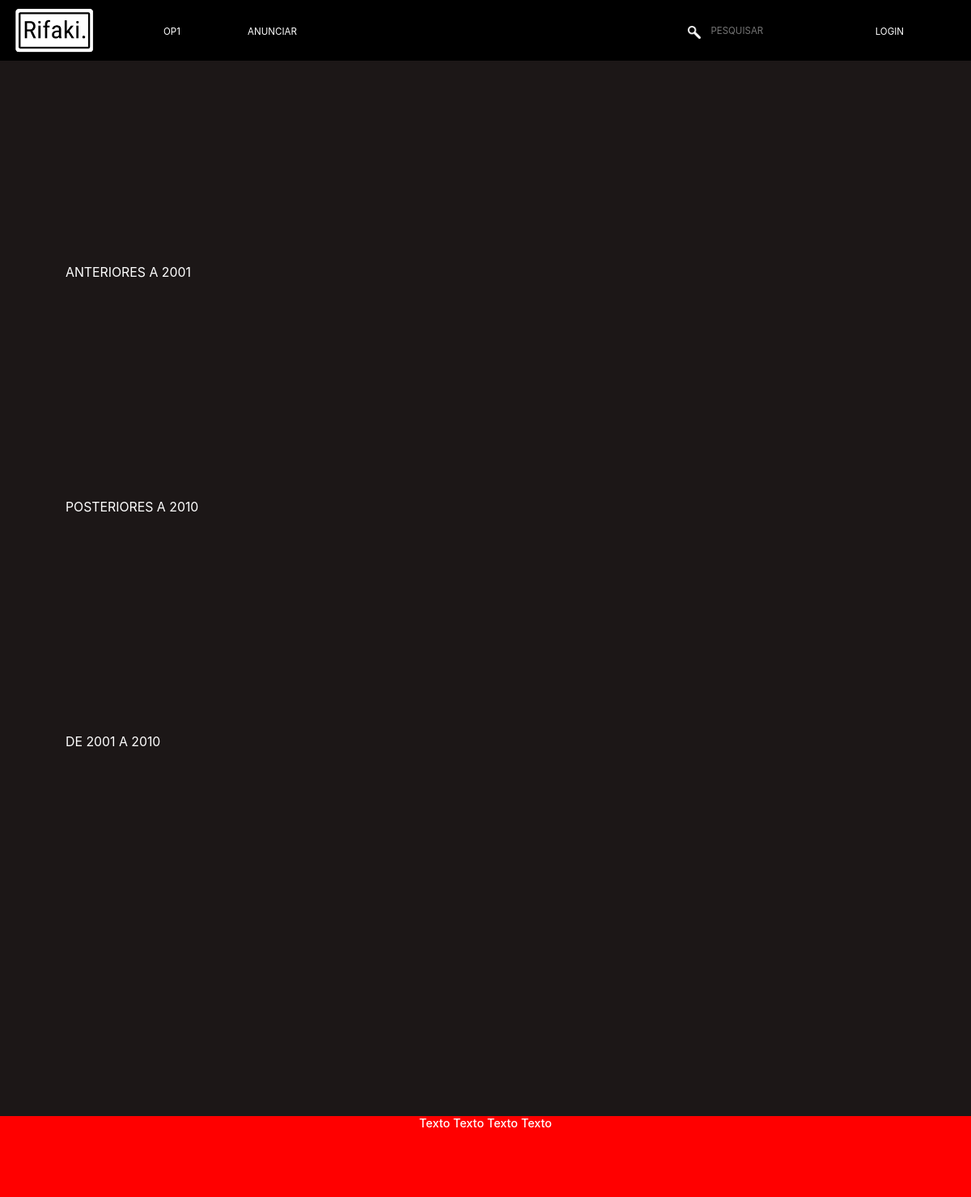
The page / on the database its author committed.
### cadastro/models.py (models this page shows, shortened)
class Categoria(models.Model):
    nome = models.CharField(max_length=40)
    nome_apresentavel = models.CharField(max_length=40)
    data_de_criacao = models.DateTimeField()
    index = models.IntegerField(default=0)
    criador = models.ForeignKey(User, on_delete=models.CASCADE)

### teste_rifaki/views.py (the view, shortened to what this page needs)
# urls.py: path('', views.IndexView.as_view(), name='index'),
def index(request):
    controlador_expositores.preencheExpositores()
    context = {'controlador_expositores': controlador_expositores}
    if request.user.is_authenticated:
        users_carrinho = Carrinho.objects.get(proprietario=request.user)
        itens = users_carrinho.itens.all()
        context['users_carrinho'] = users_carrinho
        context['itens_no_carrinho'] = itens
    query = ''
    resultados = None
    return render(request, 'teste_rifaki/html/index.html', context)

### cadastro/models.py (called while the page is built)
    @property
    def getFirstImage(self):
        return str(self.imagem1)

### teste_rifaki/myClasses.py (called while the page is built)
def listify(entrada):
    saida = entrada.split(',')
    comprimento = len(saida)
    saida = saida[:comprimento-1]  # tira o ultimo valor
    return saida

def randomOrdering(objects_list):
    equivalent_number_list = list(range(0, len(objects_list)))
    sorted_number_list = equivalent_number_list.copy()
    r.shuffle(sorted_number_list)
    sorted_objects_list = []
    for i, y in zip(equivalent_number_list, sorted_number_list):
        sorted_objects_list.append(objects_list[y])
    return sorted_objects_list

    def addAnuncio(self, Anuncio):
        self.listaDeAnuncios.append(Anuncio)

    @property
    def getAnuncios(self):  # retorna uma lista embaralhada de anuncioa a serem expostos
        return randomOrdering(self.listaDeAnuncios)

    @property
    def getNomeCategoria(self):
        return self.categoria.nome

    @property
    def getNomeApresentavelCategoria(self):
        return self.categoria.nome_apresentavel

    def clearExpositor(self):
        self.listaDeAnuncios = []

    def limpaExpositores(self, lista_expositores):
        for expositor in lista_expositores:
            expositor.clearExpositor()
        return lista_expositores

    @property
    def atualizaListaAnuncios(self):
        self.listaAnuncios = Anuncio.objects.all()
        return self.listaAnuncios

    @property
    def getListaExpositores(self):
        return self.lista_expositores

### teste_rifaki/templates/teste_rifaki/html/index.html (shortened to what this page needs)
{% extends 'teste_rifaki/html/base.html' %} {% load static %}
{% load crispy_forms_tags %}
{% block head %}
    <link rel="stylesheet" type="text/css" href="{% static 'teste_rifaki/styles/index.css' %}">
{% endblock head %}
{% block content %}
    {% if resultados != None %}
        {% if resultados %}
            <ul class='c1' style='list-style:none;'>
                <a href='/'>
                    <ul class='comando-voltarr'>
                        <li><span class="carousel-control-prev-icon v-icon" aria-hidden="true"> </span></li>
                        <li class='voltar'><h1 class='btn-voltar'>VOLTAR</h1></li>
                    </ul>
                </a>
                <li><h1 class='result-pesquisa'> Resultados da pesquisa: </h1></li>
            </ul>
            {% for expositor in controlador_expositores.getListaExpositores %}
                {% if expositor.getAnuncios %}
                    <div class="uk-position-relative uk-visible-toggle slider-meu " tabindex="-1" uk-slider>
                        <button
                            class="btn-secoes uk-button uk-button-secondary uk-text-uppercase uk-button-large">{{expositor.getNomeApresentavelCategoria}}</button>
                        <ul class="uk-slider-items uk-child-width-auto uk-dark uk-slider-meu">
                            {% for anuncio in expositor.getAnuncios %}
                            <li class="uk-transition-toggle" tabindex="0">
                                <a href="/{{anuncio.id}}/">
                                    <img class='imagem-slider' src="" data-src="media/{{anuncio.getFirstImage}}" alt="">
                                </a>
                                <a href="/{{anuncio.id}}/">
                                    <div class="uk-overlay uk-overlay-default uk-position-bottom card-desc-meu">
                                        <h1>{{anuncio.titulo_anuncio}}</h1>
                                        <h2></h2>
                                        <button class="uk-button uk-button-primary uk-position-bottom-center btn-secoes" ><a class='uk-position-center ' uk-icon="chevron-down" href="/{{anuncio.id}}/">R${{anuncio.preco}}</a></button>
                                    </div>
                                </a>
                            </li>
                            {% endfor %}
                        </ul>
                        <a class="uk-position-center-left uk-position-small uk-hidden-hover" href="#" uk-slidenav-previous
                            uk-slider-item="previous"></a>
                        <a class="uk-position-center-right uk-position-small uk-hidden-hover" href="#" uk-slidenav-next
                            uk-slider-item="next"></a>
                        <ul class="uk-slider-nav uk-dotnav uk-flex-center uk-margin dotnav-meu"></ul>
                    </div>
                {% endif %}
            {% endfor %}
        {% else %}
            <ul class='c1' style='list-style:none;'>
                <a href='/'>
                    <ul class='comando-voltarr'>
                        <li><span class="carousel-control-prev-icon v-icon" aria-hidden="true"> </span></li>
                        <li class='voltar'><h1 class='btn-voltar'>VOLTAR</h1></li>
                    </ul>
                </a>
                <li><h1 class='result-pesquisa'> Infelizmente sua pesquisa não gerou resultados! </h1></li>
            </ul>
        {% endif %}
    {% else %}
        {% for expositor in controlador_expositores.getListaExpositores %}
            {% if expositor.getAnuncios %}
                <div class="uk-position-relative uk-visible-toggle slider-meu " tabindex="-1" uk-slider>
                    <button
                        class="btn-secoes uk-button uk-button-secondary uk-text-uppercase uk-button-large">{{expositor.getNomeApresentavelCategoria}}</button>
                    <ul class="uk-slider-items uk-child-width-auto uk-dark uk-slider-meu">
                        {% for anuncio in expositor.getAnuncios %}
                        <li class="uk-transition-toggle" tabindex="0">
                            <a href="/{{anuncio.id}}/"><img class='imagem-slider' src="" data-src="media/{{anuncio.getFirstImage}}" alt=""></a>
                        </li>
                        {% endfor %}
                    </ul>
                </div>
            {% endif %}
        {% endfor %}
    {% endif %}
{% endblock content %}

### teste_rifaki/static/teste_rifaki/styles/index.css (style rules this page uses)
.slider-meu { min-height: 290px; padding-left: 40px; }
.uk-button { font-size: 1.6rem; }
.btn-secoes { font-size: 2.2rem; }
@media (max-width:1500px) { html { font-size: 55% !important; } }
@media (max-width:1200px) { html { font-size: 45% !important; } }

### teste_rifaki/static/teste_rifaki/styles/base.css (style rules this page uses)
* { margin: 0; padding: 0; }
html { background-color: #1c1717; position: relative; min-height: 100%; overflow-x: hidden; }
body { height: 100%; background-color: #1c1717; margin-bottom: 300px; width: 100vw; }

### rows shown on the page
Categoria: getNomeApresentavelCategoria "ANTERIORES A 2001"
Categoria: getNomeApresentavelCategoria "POSTERIORES A 2010"
Categoria: getNomeApresentavelCategoria "DE 2001 A 2010"
